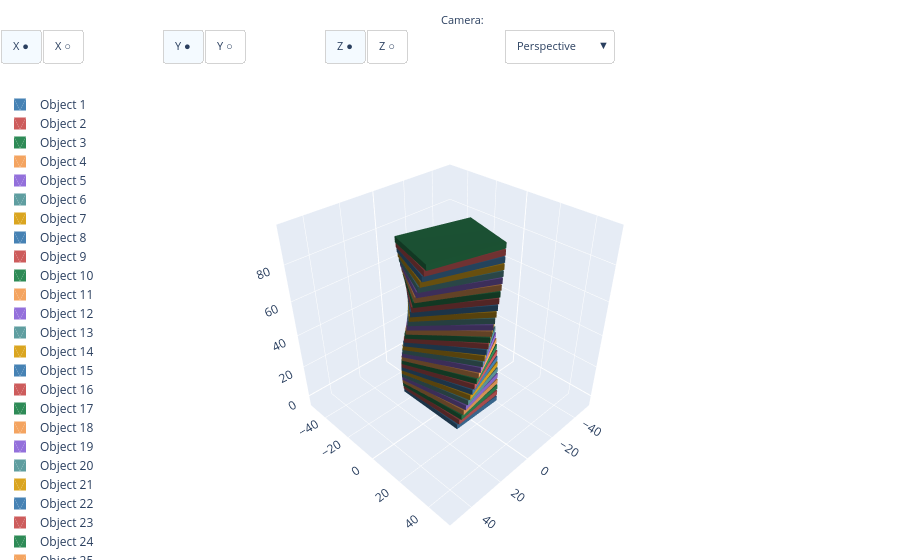

Notebook cell for this chart:
### Markdown cell above
#### Solução 01

### Code cell
# parâmetros
cota_inicial = 0
pap = 3
n_pav = 30
rot_inc = 2.5

# code
lista_pav = []
for i in range(n_pav + 1):
  cota_atual =   cota_inicial + (pap * i)
  cota_atual = round(cota_atual, 2)

  box = cq.Workplane("XY").box(30 , 40, pap, centered=[True, True, False]).translate((0, 0, cota_atual))

  box = box.rotate((0,0,0), (0,0,1), i * rot_inc)
  lista_pav.append(box)
  # print(f"Cota do pavimento {i} = {cota_atual}")

# show
show(lista_pav)

### Figure 1 — Plotly figure (JSON) as saved in the notebook; plotly's stock layout.template omitted (floating-point values rounded to 4 significant figures)
{"data": [{"color": "steelblue", "flatshading": true, "i": [1, 1, 5, 5, 9, 11, 13, 15, 19, 19, 23, 23], "j": [2, 3, 4, 6, 10, 10, 12, 13, 16, 18, 21, 20], "k": [0, 2, 6, 7, 8, 9, 14, 14, 17, 16, 20, 22], "lighting": {"ambient": 0.4, "diffuse": 0.8, "specular": 0.2}, "name": "Object 1", "opacity": 1, "showlegend": true, "type": "mesh3d", "x": [-15, -15, -15, -15, 15, 15, 15, 15, -15, 15, -15, 15, -15, 15, -15, 15, -15, -15, 15, 15, -15, -15, 15, 15], "y": [-20, -20, 20, 20, -20, -20, 20, 20, -20, -20, -20, -20, 20, 20, 20, 20, -20, 20, -20, 20, -20, 20, -20, 20], "z": [0, 3, 0, 3, 0, 3, 0, 3, 0, 0, 3, 3, 0, 0, 3, 3, 0, 0, 0, 0, 3, 3, 3, 3]}, {"color": "indianred", "flatshading": true, "i": [1, 1, 5, 5, 11, 11, 15, 15, 19, 19, 23, 23], "j": [2, 3, 4, 6, 8, 10, 13, 12, 16, 18, 21, 20], "k": [0, 2, 6, 7, 9, 8, 12, 14, 17, 16, 20, 22], "lighting": {"ambient": 0.4, "diffuse": 0.8, "specular": 0.2}, "name": "Object 2", "opacity": 1, "showlegend": true, "type": "mesh3d", "x": [-14.11, -14.11, -15.86, -15.86, 15.86, 15.86, 14.11, 14.11, -14.11, 15.86, -14.11, 15.86, -15.86, 14.11, -15.86, 14.11, -14.11, -15.86, 15.86, 14.11, -14.11, -15.86, 15.86, 14.11], "y": [-20.64, -20.64, 19.33, 19.33, -19.33, -19.33, 20.64, 20.64, -20.64, -19.33, -20.64, -19.33, 19.33, 20.64, 19.33, 20.64, -20.64, 19.33, -19.33, 20.64, -20.64, 19.33, -19.33, 20.64], "z": [3, 6, 3, 6, 3, 6, 3, 6, 3, 3, 6, 6, 3, 3, 6, 6, 3, 3, 3, 3, 6, 6, 6, 6]}, {"color": "seagreen", "flatshading": true, "i": [1, 1, 5, 5, 9, 11, 13, 15, 19, 19, 23, 23], "j": [2, 3, 4, 6, 10, 10, 12, 13, 16, 18, 21, 20], "k": [0, 2, 6, 7, 8, 9, 14, 14, 17, 16, 20, 22], "lighting": {"ambient": 0.4, "diffuse": 0.8, "specular": 0.2}, "name": "Object 3", "opacity": 1, "showlegend": true, "type": "mesh3d", "x": [-13.2, -13.2, -16.69, -16.69, 16.69, 16.69, 13.2, 13.2, -13.2, 16.69, -13.2, 16.69, -16.69, 13.2, -16.69, 13.2, -13.2, -16.69, 16.69, 13.2, -13.2, -16.69, 16.69, 13.2], "y": [-21.23, -21.23, 18.62, 18.62, -18.62, -18.62, 21.23, 21.23, -21.23, -18.62, -21.23, -18.62, 18.62, 21.23, 18.62, 21.23, -21.23, 18.62, -18.62, 21.23, -21.23, 18.62, -18.62, 21.23], "z": [6, 9, 6, 9, 6, 9, 6, 9, 6, 6, 9, 9, 6, 6, 9, 9, 6, 6, 6, 6, 9, 9, 9, 9]}, {"color": "sandybrown", "flatshading": true, "i": [1, 1, 5, 5, 9, 11, 13, 15, 19, 19, 23, 23], "j": [2, 3, 4, 6, 10, 10, 12, 13, 16, 18, 21, 20], "k": [0, 2, 6, 7, 8, 9, 14, 14, 17, 16, 20, 22], "lighting": {"ambient": 0.4, "diffuse": 0.8, "specular": 0.2}, "name": "Object 4", "opacity": 1, "showlegend": true, "type": "mesh3d", "x": [-12.26, -12.26, -17.48, -17.48, 17.48, 17.48, 12.26, 12.26, -12.26, 17.48, -12.26, 17.48, -17.48, 12.26, -17.48, 12.26, -12.26, -17.48, 17.48, 12.26, -12.26, -17.48, 17.48, 12.26], "y": [-21.79, -21.79, 17.87, 17.87, -17.87, -17.87, 21.79, 21.79, -21.79, -17.87, -21.79, -17.87, 17.87, 21.79, 17.87, 21.79, -21.79, 17.87, -17.87, 21.79, -21.79, 17.87, -17.87, 21.79], "z": [9, 12, 9, 12, 9, 12, 9, 12, 9, 9, 12, 12, 9, 9, 12, 12, 9, 9, 9, 9, 12, 12, 12, 12]}, {"color": "mediumpurple", "flatshading": true, "i": [1, 1, 5, 5, 11, 11, 13, 15, 19, 19, 23, 23], "j": [2, 3, 4, 6, 8, 10, 12, 13, 16, 18, 21, 20], "k": [0, 2, 6, 7, 9, 8, 14, 14, 17, 16, 20, 22], "lighting": {"ambient": 0.4, "diffuse": 0.8, "specular": 0.2}, "name": "Object 5", "opacity": 1, "showlegend": true, "type": "mesh3d", "x": [-11.3, -11.3, -18.25, -18.25, 18.25, 18.25, 11.3, 11.3, -11.3, 18.25, -11.3, 18.25, -18.25, 11.3, -18.25, 11.3, -11.3, -18.25, 18.25, 11.3, -11.3, -18.25, 18.25, 11.3], "y": [-22.3, -22.3, 17.09, 17.09, -17.09, -17.09, 22.3, 22.3, -22.3, -17.09, -22.3, -17.09, 17.09, 22.3, 17.09, 22.3, -22.3, 17.09, -17.09, 22.3, -22.3, 17.09, -17.09, 22.3], "z": [12, 15, 12, 15, 12, 15, 12, 15, 12, 12, 15, 15, 12, 12, 15, 15, 12, 12, 12, 12, 15, 15, 15, 15]}, {"color": "cadetblue", "flatshading": true, "i": [1, 1, 5, 5, 9, 11, 13, 15, 19, 19, 23, 23], "j": [2, 3, 4, 6, 10, 10, 12, 13, 16, 18, 21, 20], "k": [0, 2, 6, 7, 8, 9, 14, 14, 17, 16, 20, 22], "lighting": {"ambient": 0.4, "diffuse": 0.8, "specular": 0.2}, "name": "Object 6", "opacity": 1, "showlegend": true, "type": "mesh3d", "x": [-10.32, -10.32, -18.97, -18.97, 18.97, 18.97, 10.32, 10.32, -10.32, 18.97, -10.32, 18.97, -18.97, 10.32, -18.97, 10.32, -10.32, -18.97, 18.97, 10.32, -10.32, -18.97, 18.97, 10.32], "y": [-22.77, -22.77, 16.28, 16.28, -16.28, -16.28, 22.77, 22.77, -22.77, -16.28, -22.77, -16.28, 16.28, 22.77, 16.28, 22.77, -22.77, 16.28, -16.28, 22.77, -22.77, 16.28, -16.28, 22.77], "z": [15, 18, 15, 18, 15, 18, 15, 18, 15, 15, 18, 18, 15, 15, 18, 18, 15, 15, 15, 15, 18, 18, 18, 18]}, {"color": "goldenrod", "flatshading": true, "i": [1, 1, 5, 5, 11, 11, 15, 15, 19, 19, 23, 23], "j": [2, 3, 4, 6, 8, 10, 13, 12, 16, 18, 21, 20], "k": [0, 2, 6, 7, 9, 8, 12, 14, 17, 16, 20, 22], "lighting": {"ambient": 0.4, "diffuse": 0.8, "specular": 0.2}, "name": "Object 7", "opacity": 1, "showlegend": true, "type": "mesh3d", "x": [-9.313, -9.313, -19.67, -19.67, 19.67, 19.67, 9.313, 9.313, -9.313, 19.67, -9.313, 19.67, -19.67, 9.313, -19.67, 9.313, -9.313, -19.67, 19.67, 9.313, -9.313, -19.67, 19.67, 9.313], "y": [-23.2, -23.2, 15.44, 15.44, -15.44, -15.44, 23.2, 23.2, -23.2, -15.44, -23.2, -15.44, 15.44, 23.2, 15.44, 23.2, -23.2, 15.44, -15.44, 23.2, -23.2, 15.44, -15.44, 23.2], "z": [18, 21, 18, 21, 18, 21, 18, 21, 18, 18, 21, 21, 18, 18, 21, 21, 18, 18, 18, 18, 21, 21, 21, 21]}, {"color": "steelblue", "flatshading": true, "i": [0, 1, 4, 5, 9, 11, 13, 15, 19, 19, 23, 23], "j": [3, 3, 6, 4, 10, 10, 12, 13, 16, 18, 21, 20], "k": [2, 0, 7, 7, 8, 9, 14, 14, 17, 16, 20, 22], "lighting": {"ambient": 0.4, "diffuse": 0.8, "specular": 0.2}, "name": "Object 8", "opacity": 1, "showlegend": true, "type": "mesh3d", "x": [-8.292, -8.292, -20.32, -20.32, 20.32, 20.32, 8.292, 8.292, -8.292, 20.32, -8.292, 20.32, -20.32, 8.292, -20.32, 8.292, -8.292, -20.32, 20.32, 8.292, -8.292, -20.32, 20.32, 8.292], "y": [-23.58, -23.58, 14.56, 14.56, -14.56, -14.56, 23.58, 23.58, -23.58, -14.56, -23.58, -14.56, 14.56, 23.58, 14.56, 23.58, -23.58, 14.56, -14.56, 23.58, -23.58, 14.56, -14.56, 23.58], "z": [21, 24, 21, 24, 21, 24, 21, 24, 21, 21, 24, 24, 21, 21, 24, 24, 21, 21, 21, 21, 24, 24, 24, 24]}, {"color": "indianred", "flatshading": true, "i": [0, 1, 4, 5, 11, 11, 13, 15, 19, 19, 23, 23], "j": [3, 3, 6, 4, 8, 10, 12, 13, 16, 18, 21, 20], "k": [2, 0, 7, 7, 9, 8, 14, 14, 17, 16, 20, 22], "lighting": {"ambient": 0.4, "diffuse": 0.8, "specular": 0.2}, "name": "Object 9", "opacity": 1, "showlegend": true, "type": "mesh3d", "x": [-7.255, -7.255, -20.94, -20.94, 20.94, 20.94, 7.255, 7.255, -7.255, 20.94, -7.255, 20.94, -20.94, 7.255, -20.94, 7.255, -7.255, -20.94, 20.94, 7.255, -7.255, -20.94, 20.94, 7.255], "y": [-23.92, -23.92, 13.66, 13.66, -13.66, -13.66, 23.92, 23.92, -23.92, -13.66, -23.92, -13.66, 13.66, 23.92, 13.66, 23.92, -23.92, 13.66, -13.66, 23.92, -23.92, 13.66, -13.66, 23.92], "z": [24, 27, 24, 27, 24, 27, 24, 27, 24, 24, 27, 27, 24, 24, 27, 27, 24, 24, 24, 24, 27, 27, 27, 27]}, {"color": "seagreen", "flatshading": true, "i": [1, 1, 5, 5, 9, 11, 15, 15, 19, 19, 23, 23], "j": [2, 3, 4, 6, 10, 10, 13, 12, 16, 18, 21, 20], "k": [0, 2, 6, 7, 8, 9, 12, 14, 17, 16, 20, 22], "lighting": {"ambient": 0.4, "diffuse": 0.8, "specular": 0.2}, "name": "Object 10", "opacity": 1, "showlegend": true, "type": "mesh3d", "x": [-6.205, -6.205, -21.51, -21.51, 21.51, 21.51, 6.205, 6.205, -6.205, 21.51, -6.205, 21.51, -21.51, 6.205, -21.51, 6.205, -6.205, -21.51, 21.51, 6.205, -6.205, -21.51, 21.51, 6.205], "y": [-24.22, -24.22, 12.74, 12.74, -12.74, -12.74, 24.22, 24.22, -24.22, -12.74, -24.22, -12.74, 12.74, 24.22, 12.74, 24.22, -24.22, 12.74, -12.74, 24.22, -24.22, 12.74, -12.74, 24.22], "z": [27, 30, 27, 30, 27, 30, 27, 30, 27, 27, 30, 30, 27, 27, 30, 30, 27, 27, 27, 27, 30, 30, 30, 30]}, {"color": "sandybrown", "flatshading": true, "i": [1, 1, 5, 5, 9, 11, 15, 15, 17, 19, 21, 23], "j": [2, 3, 4, 6, 10, 10, 13, 12, 18, 18, 20, 21], "k": [0, 2, 6, 7, 8, 9, 12, 14, 16, 17, 22, 22], "lighting": {"ambient": 0.4, "diffuse": 0.8, "specular": 0.2}, "name": "Object 11", "opacity": 1, "showlegend": true, "type": "mesh3d", "x": [-5.142, -5.142, -22.05, -22.05, 22.05, 22.05, 5.142, 5.142, -5.142, 22.05, -5.142, 22.05, -22.05, 5.142, -22.05, 5.142, -5.142, -22.05, 22.05, 5.142, -5.142, -22.05, 22.05, 5.142], "y": [-24.47, -24.47, 11.79, 11.79, -11.79, -11.79, 24.47, 24.47, -24.47, -11.79, -24.47, -11.79, 11.79, 24.47, 11.79, 24.47, -24.47, 11.79, -11.79, 24.47, -24.47, 11.79, -11.79, 24.47], "z": [30, 33, 30, 33, 30, 33, 30, 33, 30, 30, 33, 33, 30, 30, 33, 33, 30, 30, 30, 30, 33, 33, 33, 33]}, {"color": "mediumpurple", "flatshading": true, "i": [1, 1, 5, 5, 11, 11, 13, 15, 17, 19, 21, 23], "j": [2, 3, 4, 6, 8, 10, 12, 13, 18, 18, 20, 21], "k": [0, 2, 6, 7, 9, 8, 14, 14, 16, 17, 22, 22], "lighting": {"ambient": 0.4, "diffuse": 0.8, "specular": 0.2}, "name": "Object 12", "opacity": 1, "showlegend": true, "type": "mesh3d", "x": [-4.07, -4.07, -22.54, -22.54, 22.54, 22.54, 4.07, 4.07, -4.07, 22.54, -4.07, 22.54, -22.54, 4.07, -22.54, 4.07, -4.07, -22.54, 22.54, 4.07, -4.07, -22.54, 22.54, 4.07], "y": [-24.67, -24.67, 10.81, 10.81, -10.81, -10.81, 24.67, 24.67, -24.67, -10.81, -24.67, -10.81, 10.81, 24.67, 10.81, 24.67, -24.67, 10.81, -10.81, 24.67, -24.67, 10.81, -10.81, 24.67], "z": [33, 36, 33, 36, 33, 36, 33, 36, 33, 33, 36, 36, 33, 33, 36, 36, 33, 33, 33, 33, 36, 36, 36, 36]}, {"color": "cadetblue", "flatshading": true, "i": [1, 1, 5, 5, 9, 11, 15, 15, 19, 19, 23, 23], "j": [2, 3, 4, 6, 10, 10, 13, 12, 16, 18, 21, 20], "k": [0, 2, 6, 7, 8, 9, 12, 14, 17, 16, 20, 22], "lighting": {"ambient": 0.4, "diffuse": 0.8, "specular": 0.2}, "name": "Object 13", "opacity": 1, "showlegend": true, "type": "mesh3d", "x": [-2.99, -2.99, -22.99, -22.99, 22.99, 22.99, 2.99, 2.99, -2.99, 22.99, -2.99, 22.99, -22.99, 2.99, -22.99, 2.99, -2.99, -22.99, 22.99, 2.99, -2.99, -22.99, 22.99, 2.99], "y": [-24.82, -24.82, 9.821, 9.821, -9.821, -9.821, 24.82, 24.82, -24.82, -9.821, -24.82, -9.821, 9.821, 24.82, 9.821, 24.82, -24.82, 9.821, -9.821, 24.82, -24.82, 9.821, -9.821, 24.82], "z": [36, 39, 36, 39, 36, 39, 36, 39, 36, 36, 39, 39, 36, 36, 39, 39, 36, 36, 36, 36, 39, 39, 39, 39]}, {"color": "goldenrod", "flatshading": true, "i": [1, 1, 5, 5, 11, 11, 15, 15, 19, 19, 23, 23], "j": [2, 3, 4, 6, 8, 10, 13, 12, 16, 18, 21, 20], "k": [0, 2, 6, 7, 9, 8, 12, 14, 17, 16, 20, 22], "lighting": {"ambient": 0.4, "diffuse": 0.8, "specular": 0.2}, "name": "Object 14", "opacity": 1, "showlegend": true, "type": "mesh3d", "x": [-1.905, -1.905, -23.4, -23.4, 23.4, 23.4, 1.905, 1.905, -1.905, 23.4, -1.905, 23.4, -23.4, 1.905, -23.4, 1.905, -1.905, -23.4, 23.4, 1.905, -1.905, -23.4, 23.4, 1.905], "y": [-24.93, -24.93, 8.808, 8.808, -8.808, -8.808, 24.93, 24.93, -24.93, -8.808, -24.93, -8.808, 8.808, 24.93, 8.808, 24.93, -24.93, 8.808, -8.808, 24.93, -24.93, 8.808, -8.808, 24.93], "z": [39, 42, 39, 42, 39, 42, 39, 42, 39, 39, 42, 42, 39, 39, 42, 42, 39, 39, 39, 39, 42, 42, 42, 42]}, {"color": "steelblue", "flatshading": true, "i": [1, 1, 5, 5, 9, 11, 15, 15, 19, 19, 23, 23], "j": [2, 3, 4, 6, 10, 10, 13, 12, 16, 18, 21, 20], "k": [0, 2, 6, 7, 8, 9, 12, 14, 17, 16, 20, 22], "lighting": {"ambient": 0.4, "diffuse": 0.8, "specular": 0.2}, "name": "Object 15", "opacity": 1, "showlegend": true, "type": "mesh3d", "x": [-0.8158, -0.8158, -23.76, -23.76, 23.76, 23.76, 0.8158, 0.8158, -0.8158, 23.76, -0.8158, 23.76, -23.76, 0.8158, -23.76, 0.8158, -0.8158, -23.76, 23.76, 0.8158, -0.8158, -23.76, 23.76, 0.8158], "y": [-24.99, -24.99, 7.779, 7.779, -7.779, -7.779, 24.99, 24.99, -24.99, -7.779, -24.99, -7.779, 7.779, 24.99, 7.779, 24.99, -24.99, 7.779, -7.779, 24.99, -24.99, 7.779, -7.779, 24.99], "z": [42, 45, 42, 45, 42, 45, 42, 45, 42, 42, 45, 45, 42, 42, 45, 45, 42, 42, 42, 42, 45, 45, 45, 45]}, {"color": "indianred", "flatshading": true, "i": [1, 1, 5, 5, 9, 11, 13, 15, 19, 19, 23, 23], "j": [2, 3, 4, 6, 10, 10, 12, 13, 16, 18, 21, 20], "k": [0, 2, 6, 7, 8, 9, 14, 14, 17, 16, 20, 22], "lighting": {"ambient": 0.4, "diffuse": 0.8, "specular": 0.2}, "name": "Object 16", "opacity": 1, "showlegend": true, "type": "mesh3d", "x": [0.2749, 0.2749, -24.08, -24.08, 24.08, 24.08, -0.2749, -0.2749, 0.2749, 24.08, 0.2749, 24.08, -24.08, -0.2749, -24.08, -0.2749, 0.2749, -24.08, 24.08, -0.2749, 0.2749, -24.08, 24.08, -0.2749], "y": [-25.0, -25.0, 6.736, 6.736, -6.736, -6.736, 25.0, 25.0, -25.0, -6.736, -25.0, -6.736, 6.736, 25.0, 6.736, 25.0, -25.0, 6.736, -6.736, 25.0, -25.0, 6.736, -6.736, 25.0], "z": [45, 48, 45, 48, 45, 48, 45, 48, 45, 45, 48, 48, 45, 45, 48, 48, 45, 45, 45, 45, 48, 48, 48, 48]}, {"color": "seagreen", "flatshading": true, "i": [1, 1, 5, 5, 11, 11, 13, 15, 19, 19, 23, 23], "j": [2, 3, 4, 6, 8, 10, 12, 13, 16, 18, 21, 20], "k": [0, 2, 6, 7, 9, 8, 14, 14, 17, 16, 20, 22], "lighting": {"ambient": 0.4, "diffuse": 0.8, "specular": 0.2}, "name": "Object 17", "opacity": 1, "showlegend": true, "type": "mesh3d", "x": [1.365, 1.365, -24.35, -24.35, 24.35, 24.35, -1.365, -1.365, 1.365, 24.35, 1.365, 24.35, -24.35, -1.365, -24.35, -1.365, 1.365, -24.35, 24.35, -1.365, 1.365, -24.35, 24.35, -1.365], "y": [-24.96, -24.96, 5.679, 5.679, -5.679, -5.679, 24.96, 24.96, -24.96, -5.679, -24.96, -5.679, 5.679, 24.96, 5.679, 24.96, -24.96, 5.679, -5.679, 24.96, -24.96, 5.679, -5.679, 24.96], "z": [48, 51, 48, 51, 48, 51, 48, 51, 48, 48, 51, 51, 48, 48, 51, 51, 48, 48, 48, 48, 51, 51, 51, 51]}, {"color": "sandybrown", "flatshading": true, "i": [1, 1, 5, 5, 9, 11, 13, 15, 19, 19, 23, 23], "j": [2, 3, 4, 6, 10, 10, 12, 13, 16, 18, 21, 20], "k": [0, 2, 6, 7, 8, 9, 14, 14, 17, 16, 20, 22], "lighting": {"ambient": 0.4, "diffuse": 0.8, "specular": 0.2}, "name": "Object 18", "opacity": 1, "showlegend": true, "type": "mesh3d", "x": [2.453, 2.453, -24.57, -24.57, 24.57, 24.57, -2.453, -2.453, 2.453, 24.57, 2.453, 24.57, -24.57, -2.453, -24.57, -2.453, 2.453, -24.57, 24.57, -2.453, 2.453, -24.57, 24.57, -2.453], "y": [-24.88, -24.88, 4.612, 4.612, -4.612, -4.612, 24.88, 24.88, -24.88, -4.612, -24.88, -4.612, 4.612, 24.88, 4.612, 24.88, -24.88, 4.612, -4.612, 24.88, -24.88, 4.612, -4.612, 24.88], "z": [51, 54, 51, 54, 51, 54, 51, 54, 51, 51, 54, 54, 51, 51, 54, 54, 51, 51, 51, 51, 54, 54, 54, 54]}, {"color": "mediumpurple", "flatshading": true, "i": [0, 1, 4, 5, 11, 11, 15, 15, 19, 19, 23, 23], "j": [3, 3, 6, 4, 8, 10, 13, 12, 16, 18, 21, 20], "k": [2, 0, 7, 7, 9, 8, 12, 14, 17, 16, 20, 22], "lighting": {"ambient": 0.4, "diffuse": 0.8, "specular": 0.2}, "name": "Object 19", "opacity": 1, "showlegend": true, "type": "mesh3d", "x": [3.536, 3.536, -24.75, -24.75, 24.75, 24.75, -3.536, -3.536, 3.536, 24.75, 3.536, 24.75, -24.75, -3.536, -24.75, -3.536, 3.536, -24.75, 24.75, -3.536, 3.536, -24.75, 24.75, -3.536], "y": [-24.75, -24.75, 3.536, 3.536, -3.536, -3.536, 24.75, 24.75, -24.75, -3.536, -24.75, -3.536, 3.536, 24.75, 3.536, 24.75, -24.75, 3.536, -3.536, 24.75, -24.75, 3.536, -3.536, 24.75], "z": [54, 57, 54, 57, 54, 57, 54, 57, 54, 54, 57, 57, 54, 54, 57, 57, 54, 54, 54, 54, 57, 57, 57, 57]}, {"color": "cadetblue", "flatshading": true, "i": [1, 1, 5, 5, 9, 11, 13, 15, 19, 19, 23, 23], "j": [2, 3, 4, 6, 10, 10, 12, 13, 16, 18, 21, 20], "k": [0, 2, 6, 7, 8, 9, 14, 14, 17, 16, 20, 22], "lighting": {"ambient": 0.4, "diffuse": 0.8, "specular": 0.2}, "name": "Object 20", "opacity": 1, "showlegend": true, "type": "mesh3d", "x": [4.612, 4.612, -24.88, -24.88, 24.88, 24.88, -4.612, -4.612, 4.612, 24.88, 4.612, 24.88, -24.88, -4.612, -24.88, -4.612, 4.612, -24.88, 24.88, -4.612, 4.612, -24.88, 24.88, -4.612], "y": [-24.57, -24.57, 2.453, 2.453, -2.453, -2.453, 24.57, 24.57, -24.57, -2.453, -24.57, -2.453, 2.453, 24.57, 2.453, 24.57, -24.57, 2.453, -2.453, 24.57, -24.57, 2.453, -2.453, 24.57], "z": [57, 60, 57, 60, 57, 60, 57, 60, 57, 57, 60, 60, 57, 57, 60, 60, 57, 57, 57, 57, 60, 60, 60, 60]}, {"color": "goldenrod", "flatshading": true, "i": [1, 1, 5, 5, 11, 11, 15, 15, 19, 19, 23, 23], "j": [2, 3, 4, 6, 8, 10, 13, 12, 16, 18, 21, 20], "k": [0, 2, 6, 7, 9, 8, 12, 14, 17, 16, 20, 22], "lighting": {"ambient": 0.4, "diffuse": 0.8, "specular": 0.2}, "name": "Object 21", "opacity": 1, "showlegend": true, "type": "mesh3d", "x": [5.679, 5.679, -24.96, -24.96, 24.96, 24.96, -5.679, -5.679, 5.679, 24.96, 5.679, 24.96, -24.96, -5.679, -24.96, -5.679, 5.679, -24.96, 24.96, -5.679, 5.679, -24.96, 24.96, -5.679], "y": [-24.35, -24.35, 1.365, 1.365, -1.365, -1.365, 24.35, 24.35, -24.35, -1.365, -24.35, -1.365, 1.365, 24.35, 1.365, 24.35, -24.35, 1.365, -1.365, 24.35, -24.35, 1.365, -1.365, 24.35], "z": [60, 63, 60, 63, 60, 63, 60, 63, 60, 60, 63, 63, 60, 60, 63, 63, 60, 60, 60, 60, 63, 63, 63, 63]}, {"color": "steelblue", "flatshading": true, "i": [1, 1, 5, 5, 9, 11, 13, 15, 17, 19, 21, 23], "j": [2, 3, 4, 6, 10, 10, 12, 13, 18, 18, 20, 21], "k": [0, 2, 6, 7, 8, 9, 14, 14, 16, 17, 22, 22], "lighting": {"ambient": 0.4, "diffuse": 0.8, "specular": 0.2}, "name": "Object 22", "opacity": 1, "showlegend": true, "type": "mesh3d", "x": [6.736, 6.736, -25.0, -25.0, 25.0, 25.0, -6.736, -6.736, 6.736, 25.0, 6.736, 25.0, -25.0, -6.736, -25.0, -6.736, 6.736, -25.0, 25.0, -6.736, 6.736, -25.0, 25.0, -6.736], "y": [-24.08, -24.08, 0.2749, 0.2749, -0.2749, -0.2749, 24.08, 24.08, -24.08, -0.2749, -24.08, -0.2749, 0.2749, 24.08, 0.2749, 24.08, -24.08, 0.2749, -0.2749, 24.08, -24.08, 0.2749, -0.2749, 24.08], "z": [63, 66, 63, 66, 63, 66, 63, 66, 63, 63, 66, 66, 63, 63, 66, 66, 63, 63, 63, 63, 66, 66, 66, 66]}, {"color": "indianred", "flatshading": true, "i": [1, 1, 5, 5, 11, 11, 13, 15, 19, 19, 23, 23], "j": [2, 3, 4, 6, 8, 10, 12, 13, 16, 18, 21, 20], "k": [0, 2, 6, 7, 9, 8, 14, 14, 17, 16, 20, 22], "lighting": {"ambient": 0.4, "diffuse": 0.8, "specular": 0.2}, "name": "Object 23", "opacity": 1, "showlegend": true, "type": "mesh3d", "x": [7.779, 7.779, -24.99, -24.99, 24.99, 24.99, -7.779, -7.779, 7.779, 24.99, 7.779, 24.99, -24.99, -7.779, -24.99, -7.779, 7.779, -24.99, 24.99, -7.779, 7.779, -24.99, 24.99, -7.779], "y": [-23.76, -23.76, -0.8158, -0.8158, 0.8158, 0.8158, 23.76, 23.76, -23.76, 0.8158, -23.76, 0.8158, -0.8158, 23.76, -0.8158, 23.76, -23.76, -0.8158, 0.8158, 23.76, -23.76, -0.8158, 0.8158, 23.76], "z": [66, 69, 66, 69, 66, 69, 66, 69, 66, 66, 69, 69, 66, 66, 69, 69, 66, 66, 66, 66, 69, 69, 69, 69]}, {"color": "seagreen", "flatshading": true, "i": [1, 1, 5, 5, 11, 11, 13, 15, 19, 19, 23, 23], "j": [2, 3, 4, 6, 8, 10, 12, 13, 16, 18, 21, 20], "k": [0, 2, 6, 7, 9, 8, 14, 14, 17, 16, 20, 22], "lighting": {"ambient": 0.4, "diffuse": 0.8, "specular": 0.2}, "name": "Object 24", "opacity": 1, "showlegend": true, "type": "mesh3d", "x": [8.808, 8.808, -24.93, -24.93, 24.93, 24.93, -8.808, -8.808, 8.808, 24.93, 8.808, 24.93, -24.93, -8.808, -24.93, -8.808, 8.808, -24.93, 24.93, -8.808, 8.808, -24.93, 24.93, -8.808], "y": [-23.4, -23.4, -1.905, -1.905, 1.905, 1.905, 23.4, 23.4, -23.4, 1.905, -23.4, 1.905, -1.905, 23.4, -1.905, 23.4, -23.4, -1.905, 1.905, 23.4, -23.4, -1.905, 1.905, 23.4], "z": [69, 72, 69, 72, 69, 72, 69, 72, 69, 69, 72, 72, 69, 69, 72, 72, 69, 69, 69, 69, 72, 72, 72, 72]}, {"color": "sandybrown", "flatshading": true, "i": [1, 1, 5, 5, 11, 11, 15, 15, 19, 19, 23, 23], "j": [2, 3, 4, 6, 8, 10, 13, 12, 16, 18, 21, 20], "k": [0, 2, 6, 7, 9, 8, 12, 14, 17, 16, 20, 22], "lighting": {"ambient": 0.4, "diffuse": 0.8, "specular": 0.2}, "name": "Object 25", "opacity": 1, "showlegend": true, "type": "mesh3d", "x": [9.821, 9.821, -24.82, -24.82, 24.82, 24.82, -9.821, -9.821, 9.821, 24.82, 9.821, 24.82, -24.82, -9.821, -24.82, -9.821, 9.821, -24.82, 24.82, -9.821, 9.821, -24.82, 24.82, -9.821], "y": [-22.99, -22.99, -2.99, -2.99, 2.99, 2.99, 22.99, 22.99, -22.99, 2.99, -22.99, 2.99, -2.99, 22.99, -2.99, 22.99, -22.99, -2.99, 2.99, 22.99, -22.99, -2.99, 2.99, 22.99], "z": [72, 75, 72, 75, 72, 75, 72, 75, 72, 72, 75, 75, 72, 72, 75, 75, 72, 72, 72, 72, 75, 75, 75, 75]}, {"color": "mediumpurple", "flatshading": true, "i": [1, 1, 5, 5, 9, 11, 15, 15, 19, 19, 23, 23], "j": [2, 3, 4, 6, 10, 10, 13, 12, 16, 18, 21, 20], "k": [0, 2, 6, 7, 8, 9, 12, 14, 17, 16, 20, 22], "lighting": {"ambient": 0.4, "diffuse": 0.8, "specular": 0.2}, "name": "Object 26", "opacity": 1, "showlegend": true, "type": "mesh3d", "x": [10.81, 10.81, -24.67, -24.67, 24.67, 24.67, -10.81, -10.81, 10.81, 24.67, 10.81, 24.67, -24.67, -10.81, -24.67, -10.81, 10.81, -24.67, 24.67, -10.81, 10.81, -24.67, 24.67, -10.81], "y": [-22.54, -22.54, -4.07, -4.07, 4.07, 4.07, 22.54, 22.54, -22.54, 4.07, -22.54, 4.07, -4.07, 22.54, -4.07, 22.54, -22.54, -4.07, 4.07, 22.54, -22.54, -4.07, 4.07, 22.54], "z": [75, 78, 75, 78, 75, 78, 75, 78, 75, 75, 78, 78, 75, 75, 78, 78, 75, 75, 75, 75, 78, 78, 78, 78]}, {"color": "cadetblue", "flatshading": true, "i": [1, 1, 5, 5, 11, 11, 15, 15, 19, 19, 23, 23], "j": [2, 3, 4, 6, 8, 10, 13, 12, 16, 18, 21, 20], "k": [0, 2, 6, 7, 9, 8, 12, 14, 17, 16, 20, 22], "lighting": {"ambient": 0.4, "diffuse": 0.8, "specular": 0.2}, "name": "Object 27", "opacity": 1, "showlegend": true, "type": "mesh3d", "x": [11.79, 11.79, -24.47, -24.47, 24.47, 24.47, -11.79, -11.79, 11.79, 24.47, 11.79, 24.47, -24.47, -11.79, -24.47, -11.79, 11.79, -24.47, 24.47, -11.79, 11.79, -24.47, 24.47, -11.79], "y": [-22.05, -22.05, -5.142, -5.142, 5.142, 5.142, 22.05, 22.05, -22.05, 5.142, -22.05, 5.142, -5.142, 22.05, -5.142, 22.05, -22.05, -5.142, 5.142, 22.05, -22.05, -5.142, 5.142, 22.05], "z": [78, 81, 78, 81, 78, 81, 78, 81, 78, 78, 81, 81, 78, 78, 81, 81, 78, 78, 78, 78, 81, 81, 81, 81]}, {"color": "goldenrod", "flatshading": true, "i": [1, 1, 5, 5, 11, 11, 13, 15, 19, 19, 23, 23], "j": [2, 3, 4, 6, 8, 10, 12, 13, 16, 18, 21, 20], "k": [0, 2, 6, 7, 9, 8, 14, 14, 17, 16, 20, 22], "lighting": {"ambient": 0.4, "diffuse": 0.8, "specular": 0.2}, "name": "Object 28", "opacity": 1, "showlegend": true, "type": "mesh3d", "x": [12.74, 12.74, -24.22, -24.22, 24.22, 24.22, -12.74, -12.74, 12.74, 24.22, 12.74, 24.22, -24.22, -12.74, -24.22, -12.74, 12.74, -24.22, 24.22, -12.74, 12.74, -24.22, 24.22, -12.74], "y": [-21.51, -21.51, -6.205, -6.205, 6.205, 6.205, 21.51, 21.51, -21.51, 6.205, -21.51, 6.205, -6.205, 21.51, -6.205, 21.51, -21.51, -6.205, 6.205, 21.51, -21.51, -6.205, 6.205, 21.51], "z": [81, 84, 81, 84, 81, 84, 81, 84, 81, 81, 84, 84, 81, 81, 84, 84, 81, 81, 81, 81, 84, 84, 84, 84]}, {"color": "steelblue", "flatshading": true, "i": [0, 1, 4, 5, 11, 11, 15, 15, 19, 19, 23, 23], "j": [3, 3, 6, 4, 8, 10, 13, 12, 16, 18, 21, 20], "k": [2, 0, 7, 7, 9, 8, 12, 14, 17, 16, 20, 22], "lighting": {"ambient": 0.4, "diffuse": 0.8, "specular": 0.2}, "name": "Object 29", "opacity": 1, "showlegend": true, "type": "mesh3d", "x": [13.66, 13.66, -23.92, -23.92, 23.92, 23.92, -13.66, -13.66, 13.66, 23.92, 13.66, 23.92, -23.92, -13.66, -23.92, -13.66, 13.66, -23.92, 23.92, -13.66, 13.66, -23.92, 23.92, -13.66], "y": [-20.94, -20.94, -7.255, -7.255, 7.255, 7.255, 20.94, 20.94, -20.94, 7.255, -20.94, 7.255, -7.255, 20.94, -7.255, 20.94, -20.94, -7.255, 7.255, 20.94, -20.94, -7.255, 7.255, 20.94], "z": [84, 87, 84, 87, 84, 87, 84, 87, 84, 84, 87, 87, 84, 84, 87, 87, 84, 84, 84, 84, 87, 87, 87, 87]}, {"color": "indianred", "flatshading": true, "i": [1, 1, 5, 5, 9, 11, 13, 15, 19, 19, 23, 23], "j": [2, 3, 4, 6, 10, 10, 12, 13, 16, 18, 21, 20], "k": [0, 2, 6, 7, 8, 9, 14, 14, 17, 16, 20, 22], "lighting": {"ambient": 0.4, "diffuse": 0.8, "specular": 0.2}, "name": "Object 30", "opacity": 1, "showlegend": true, "type": "mesh3d", "x": [14.56, 14.56, -23.58, -23.58, 23.58, 23.58, -14.56, -14.56, 14.56, 23.58, 14.56, 23.58, -23.58, -14.56, -23.58, -14.56, 14.56, -23.58, 23.58, -14.56, 14.56, -23.58, 23.58, -14.56], "y": [-20.32, -20.32, -8.292, -8.292, 8.292, 8.292, 20.32, 20.32, -20.32, 8.292, -20.32, 8.292, -8.292, 20.32, -8.292, 20.32, -20.32, -8.292, 8.292, 20.32, -20.32, -8.292, 8.292, 20.32], "z": [87, 90, 87, 90, 87, 90, 87, 90, 87, 87, 90, 90, 87, 87, 90, 90, 87, 87, 87, 87, 90, 90, 90, 90]}, {"color": "seagreen", "flatshading": true, "i": [1, 1, 5, 5, 11, 11, 15, 15, 19, 19, 23, 23], "j": [2, 3, 4, 6, 8, 10, 13, 12, 16, 18, 21, 20], "k": [0, 2, 6, 7, 9, 8, 12, 14, 17, 16, 20, 22], "lighting": {"ambient": 0.4, "diffuse": 0.8, "specular": 0.2}, "name": "Object 31", "opacity": 1, "showlegend": true, "type": "mesh3d", "x": [15.44, 15.44, -23.2, -23.2, 23.2, 23.2, -15.44, -15.44, 15.44, 23.2, 15.44, 23.2, -23.2, -15.44, -23.2, -15.44, 15.44, -23.2, 23.2, -15.44, 15.44, -23.2, 23.2, -15.44], "y": [-19.67, -19.67, -9.313, -9.313, 9.313, 9.313, 19.67, 19.67, -19.67, 9.313, -19.67, 9.313, -9.313, 19.67, -9.313, 19.67, -19.67, -9.313, 9.313, 19.67, -19.67, -9.313, 9.313, 19.67], "z": [90, 93, 90, 93, 90, 93, 90, 93, 90, 90, 93, 93, 90, 90, 93, 93, 90, 90, 90, 90, 93, 93, 93, 93]}], "layout": {"annotations": [{"font": {"size": 11}, "showarrow": false, "text": "Axes:", "x": -0.01, "xanchor": "right", "xref": "paper", "y": 1.17, "yref": "paper"}, {"font": {"size": 11}, "showarrow": false, "text": "Camera:", "x": 0.54, "xanchor": "right", "xref": "paper", "y": 1.17, "yref": "paper"}], "legend": {"x": 0, "y": 1}, "margin": {"b": 0, "l": 0, "r": 0, "t": 90}, "scene": {"aspectmode": "manual", "aspectratio": {"x": 1, "y": 1, "z": 1}, "camera": {"eye": {"x": 1.5, "y": 1.5, "z": 1.5}, "projection": {"type": "perspective"}, "up": {"x": 0, "y": 0, "z": 1}}, "xaxis": {"backgroundcolor": "rgb(230, 236, 245)", "gridcolor": "white", "gridwidth": 1, "range": [-53.47, 53.47], "showbackground": true, "showgrid": true, "showline": false, "showspikes": true, "showticklabels": true, "title": {"text": ""}, "zeroline": true, "zerolinecolor": "white", "zerolinewidth": 2}, "yaxis": {"backgroundcolor": "rgb(230, 236, 245)", "gridcolor": "white", "gridwidth": 1, "range": [-53.47, 53.47], "showbackground": true, "showgrid": true, "showline": false, "showspikes": true, "showticklabels": true, "title": {"text": ""}, "zeroline": true, "zerolinecolor": "white", "zerolinewidth": 2}, "zaxis": {"backgroundcolor": "rgb(230, 236, 245)", "gridcolor": "white", "gridwidth": 1, "range": [-6.975, 99.97], "showbackground": true, "showgrid": true, "showline": false, "showspikes": true, "showticklabels": true, "title": {"text": ""}, "zeroline": true, "zerolinecolor": "white", "zerolinewidth": 2}}, "updatemenus": [{"active": 0, "bgcolor": "white", "bordercolor": "lightgray", "buttons": [{"args": [{"scene.xaxis": {"backgroundcolor": "rgb(230, 236, 245)", "gridcolor": "white", "gridwidth": 1, "range": [-53.47, 53.47], "showbackground": true, "showgrid": true, "showline": false, "showspikes": true, "showticklabels": true, "title": {"text": ""}, "zeroline": true, "zerolinecolor": "white", "zerolinewidth": 2}}], "label": "X ●", "method": "relayout"}, {"args": [{"scene.xaxis": {"range": [-53.47, 53.47], "showbackground": false, "showgrid": false, "showline": false, "showspikes": false, "showticklabels": false, "title": {"text": ""}, "zeroline": false}}], "label": "X ○", "method": "relayout"}], "direction": "right", "font": {"size": 11}, "showactive": true, "type": "buttons", "x": 0, "xanchor": "left", "y": 1.13, "yanchor": "top"}, {"active": 0, "bgcolor": "white", "bordercolor": "lightgray", "buttons": [{"args": [{"scene.yaxis": {"backgroundcolor": "rgb(230, 236, 245)", "gridcolor": "white", "gridwidth": 1, "range": [-53.47, 53.47], "showbackground": true, "showgrid": true, "showline": false, "showspikes": true, "showticklabels": true, "title": {"text": ""}, "zeroline": true, "zerolinecolor": "white", "zerolinewidth": 2}}], "label": "Y ●", "method": "relayout"}, {"args": [{"scene.yaxis": {"range": [-53.47, 53.47], "showbackground": false, "showgrid": false, "showline": false, "showspikes": false, "showticklabels": false, "title": {"text": ""}, "zeroline": false}}], "label": "Y ○", "method": "relayout"}], "direction": "right", "font": {"size": 11}, "showactive": true, "type": "buttons", "x": 0.18, "xanchor": "left", "y": 1.13, "yanchor": "top"}, {"active": 0, "bgcolor": "white", "bordercolor": "lightgray", "buttons": [{"args": [{"scene.zaxis": {"backgroundcolor": "rgb(230, 236, 245)", "gridcolor": "white", "gridwidth": 1, "range": [-6.975, 99.97], "showbackground": true, "showgrid": true, "showline": false, "showspikes": true, "showticklabels": true, "title": {"text": ""}, "zeroline": true, "zerolinecolor": "white", "zerolinewidth": 2}}], "label": "Z ●", "method": "relayout"}, {"args": [{"scene.zaxis": {"range": [-6.975, 99.97], "showbackground": false, "showgrid": false, "showline": false, "showspikes": false, "showticklabels": false, "title": {"text": ""}, "zeroline": false}}], "label": "Z ○", "method": "relayout"}], "direction": "right", "font": {"size": 11}, "showactive": true, "type": "buttons", "x": 0.36, "xanchor": "left", "y": 1.13, "yanchor": "top"}, {"active": 0, "bgcolor": "white", "bordercolor": "lightgray", "buttons": [{"args": [{"scene.aspectmode": "manual", "scene.aspectratio": {"x": 1, "y": 1, "z": 1}, "scene.camera": {"eye": {"x": 1.5, "y": 1.5, "z": 1.5}, "projection": {"type": "perspective"}, "up": {"x": 0, "y": 0, "z": 1}}}], "label": "Perspective", "method": "relayout"}, {"args": [{"scene.aspectmode": "manual", "scene.aspectratio": {"x": 1, "y": 1, "z": 1}, "scene.camera": {"eye": {"x": 2.5, "y": 2.5, "z": 2.5}, "projection": {"type": "orthographic"}, "up": {"x": 0, "y": 0, "z": 1}}}], "label": "Orthographic", "method": "relayout"}], "direction": "down", "font": {"size": 11}, "showactive": true, "type": "dropdown", "x": 0.56, "xanchor": "left", "y": 1.13, "yanchor": "top"}]}}
